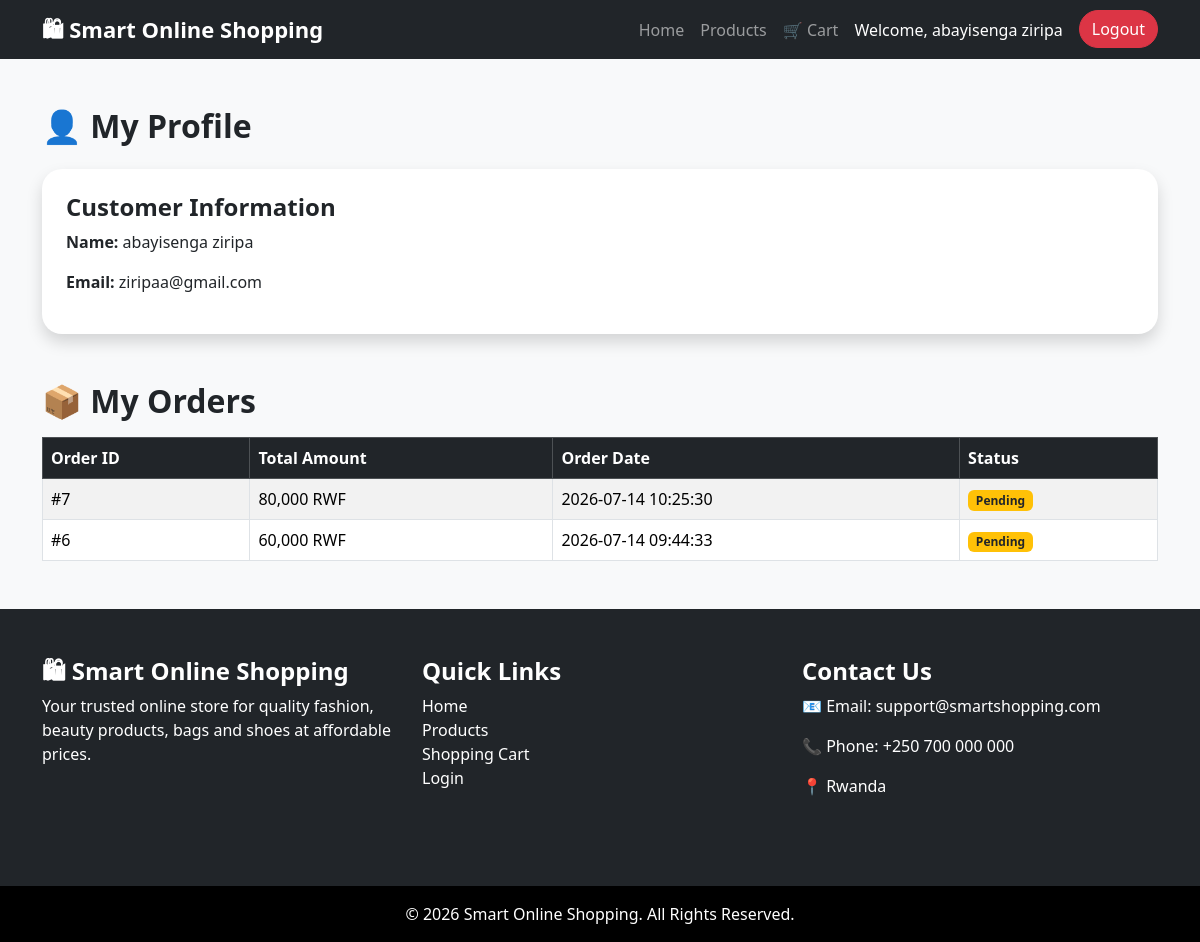
The app's page /profile.php (signed in) with its own data.
### tables this page shows
CREATE TABLE `users` (
  `user_id` int(11) NOT NULL,
  `full_name` varchar(100) NOT NULL,
  `email` varchar(100) NOT NULL,
  `password` varchar(255) NOT NULL,
  `role` varchar(20) DEFAULT 'customer'
);

CREATE TABLE `orders` (
  `order_id` int(11) NOT NULL,
  `user_id` int(11) DEFAULT NULL,
  `total_amount` decimal(10,2) DEFAULT NULL,
  `order_date` timestamp NOT NULL DEFAULT current_timestamp(),
  `status` varchar(50) NOT NULL
);

### profile.php (the view, shortened to what this page needs)
<?php
include "config/database.php";
include "includes/header.php";
include "includes/Navbar.php";
$user_id = $_SESSION['user_id'];
$user_query = "SELECT * FROM users WHERE user_id='$user_id'";
$user_result = mysqli_query($conn,$user_query);
$user = mysqli_fetch_assoc($user_result);
$order_query = "SELECT * FROM orders
                WHERE user_id='$user_id'
                ORDER BY order_date DESC";
$order_result = mysqli_query($conn,$order_query);
?>
<div class="container mt-5">
<h2 class="mb-4">
👤 My Profile
</h2>
<div class="card shadow p-4 mb-5">
<h4>
Customer Information
</h4>
<p>
<strong>Name:</strong>
<?php echo $user['full_name']; ?>
</p>
<p>
<strong>Email:</strong>
<?php echo $user['email']; ?>
</p>
</div>
<h2>
📦 My Orders
</h2>
<table class="table table-bordered table-striped mt-3">
<thead class="table-dark">
<tr>
<th>
Order ID
</th>
<th>
Total Amount
</th>
<th>
Order Date
</th>
<th>
Status
</th>
</tr>
</thead>
<tbody>
<?php if(mysqli_num_rows($order_result) > 0){ ?>
<?php while($order = mysqli_fetch_assoc($order_result)){ ?>
<tr>
<td>
#<?php echo $order['order_id']; ?>
</td>
<td>
<?php echo number_format($order['total_amount']); ?> RWF
</td>
<td>
<?php echo $order['order_date']; ?>
</td>
<td>
<?php
$status = $order['status'];
if($status == "Pending"){
echo '<span class="badge bg-warning text-dark">
Pending
</span>';
}
elseif($status == "Processing"){
echo '<span class="badge bg-primary">
Processing
</span>';
}
elseif($status == "Completed"){
echo '<span class="badge bg-success">
Completed
</span>';
}
elseif($status == "Delivered"){
echo '<span class="badge bg-success">
Delivered
</span>';
}
elseif($status == "Cancelled"){
echo '<span class="badge bg-danger">
Cancelled
</span>';
}
else{
echo '<span class="badge bg-secondary">
Unknown
</span>';
}
?>
</td>
</tr>
<?php } ?>
<?php } ?>
</tbody>
</table>
</div>
<?php include "includes/footer.php"; ?>

### includes/header.php (style rules this page uses)
body { font-family:'Segoe UI', Tahoma, Geneva, Verdana, sans-serif; background:#f8f9fa; }
.card { border-radius:20px; overflow:hidden; border:none; transition:0.3s ease; }
h1,h2,h3,h4,h5 { font-weight:700; }

### records on screen
users: full_name "abayisenga ziripa", email "ziripaa@gmail.com"
orders: order_id "7", total_amount "80,000", order_date "2026-07-14 10:25:30", status "Pending"
orders: order_id "6", total_amount "60,000", order_date "2026-07-14 09:44:33", status "Pending"

### other values on screen
$_SESSION['full_name'] "abayisenga ziripa"
